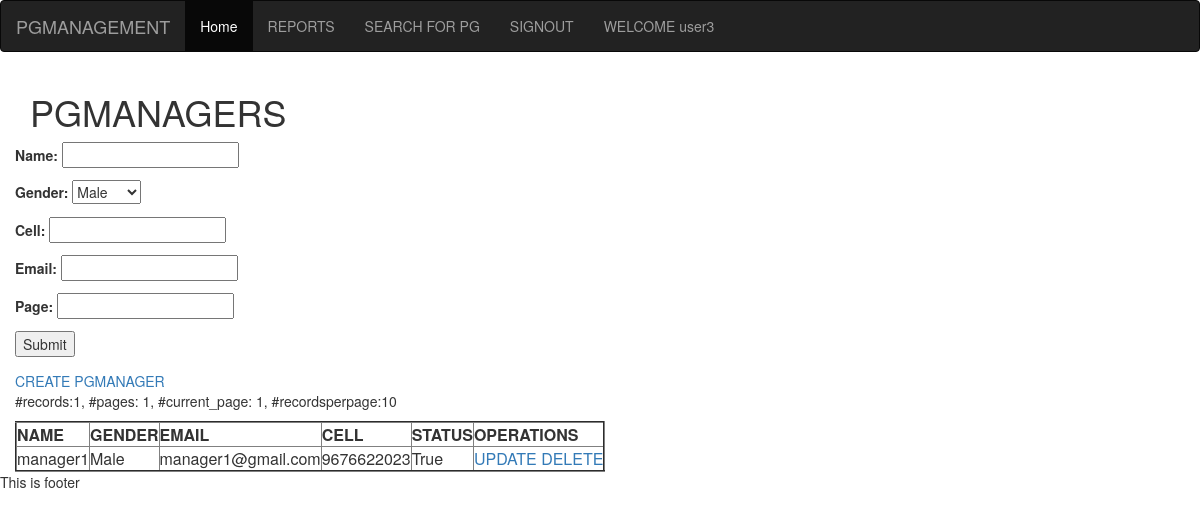
/pgmanagers/ (signed in), run on an earlier commit of the app's database.
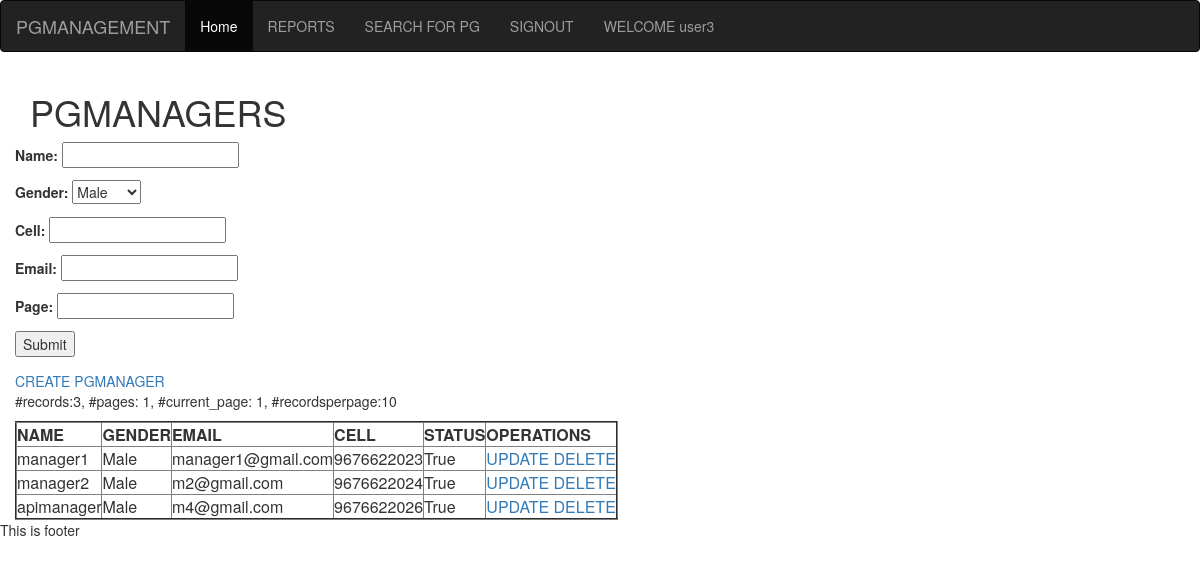
And on a later commit of the database.
### pgmanager/models.py (models this page shows, shortened)
class UserProfile(AbstractUser):
	roles=[('s',"Student"),("p","PGManager")]
	cell = models.CharField(max_length=10)
	role=models.CharField(choices=roles,default="s", max_length=1)

class AbstractPGManager(models.Model):
	name=models.CharField(max_length=60,
		validators=[namevalidation])
	status = models.BooleanField(default=True)
	class Meta:
		abstract=True

class PGManager(AbstractPGManager):
	gender_choices = [('M',"Male"),
						("F","Female")]
	gender=models.CharField(choices=gender_choices,
		max_length=2)
	cell = models.CharField(max_length=14,
		validators=[cellvalidation], unique=True)
	email = models.EmailField(unique=True)

### pgmanager/views.py (the view, shortened to what this page needs)
# urls.py: url(r'^pgmanagers/', pgmanagers_view),
@login_required
def pgmanagers_view(request):
	form = PGManagerSeacrhForm(request.POST)
	search_dict = {"status": True}
	objects=PGManager.objects.filter(**search_dict)
	if "page" in request.POST:
		page_num = request.POST["page"]
		page_num = page_num if page_num else 1
	else:
		page_num=1
	records_per_page=10
	paginator = Paginator(objects,records_per_page)
	page_details = paginator.page(page_num)
	pagination_details = {"records":paginator.count,
	"currentpage":page_num,"recordsperpage":records_per_page,
	"num_page":paginator.num_pages}
	return render(request, "pgmanager/pgmanagers.html",
		{"data":page_details,
		"form":form,
		"page_details":pagination_details})

### pgmanager/forms.py
class PGManagerSeacrhForm(forms.Form):
	name = forms.CharField(max_length=60, required=False)
	gender = forms.ChoiceField(choices=PGManager.gender_choices,
	 required=False)
	cell = forms.CharField(max_length=14, required=False)
	email = forms.EmailField(required=False)
	page = forms.IntegerField(required=False)

### pgmanager/templates/pgmanager/pgmanagers.html (shortened to what this page needs)
{% extends 'pgmanager/base.html'%}
{% block content%}
	<h1>PGMANAGERS</h1>
	<div class="row">
		<form class="form-horizontal" method="post">
			{{form.as_p}}
			<input type="submit" name="">
		</form>
    </div>
    <div class="row">
	<a href="/pgmanager_create/">CREATE PGMANAGER</a>
	<p>#records:{{page_details.records}},
	   #pages: {{ page_details.num_page}},
	   #current_page: {{ page_details.currentpage}},
	   #recordsperpage:{{ page_details.recordsperpage}}
	</p>
		<table border=2>
			<thead>
				<tr>
					<th>NAME</th>
					<th>GENDER</th>
					<th>EMAIL</th>
					<th>CELL</th>
					<th>STATUS</th>
					<th>OPERATIONS</th>
				</tr>
			</thead>
			<tbody>
				{% for row in data %}
				<tr>
					<td>{{ row.name }}</td>
					<td>{{ row.get_gender_display }}</td>
					<td>{{ row.email }}</td>
					<td>{{ row.cell }}</td>
					<td>{{ row.status }}</td>
					<td>
						<a href="/pgmanager_update/{{ row.id }}">UPDATE</a>
						<a href="/pgmanager_delete/{{ row.id }}">DELETE</a>
					</td>
				</tr>
				{% endfor %}
			</tbody>
		</table>
	</div>
{% endblock %}

### pgmanager/templates/pgmanager/base.html (shortened to what this page needs)
<html lang="en">
<head>
  <link rel="stylesheet" href="https://maxcdn.bootstrapcdn.com/bootstrap/3.3.7/css/bootstrap.min.css">
</head>
<body>
	{% block header%}
	<nav class="navbar navbar-inverse">
	  <div class="container-fluid">
	    <div class="navbar-header">
	      <a class="navbar-brand" href="#">PGMANAGEMENT</a>
	    </div>
	    <ul class="nav navbar-nav">
	      <li class="active"><a href="/home/">Home</a></li>
	      <li><a href="#">REPORTS</a></li>
	      <li><a href="#">SEARCH FOR PG</a></li>
	      {% if 'username' in request.session %}
	      	<li><a href="/signout/">SIGNOUT</a></li>
	      	<li> <a href="">WELCOME {{ request.session.username }}</a></li>
	      {% else %}
	      	<li><a href="/register/">REGISTER</a></li>
			<li><a href="/login/">LOGIN</a></li>
	      {% endif %}
	    </ul>
	  </div>
	</nav>
	{% endblock %}
	<div class="container">
	{% block content %}{% endblock %}
	</div>
	{% block footer%}
	<div class="footer">
		<p>This is footer</p>
	</div>
	{% endblock %}
</body>
</html>

What changed in the data, as far as the page shows it:
added PGManager: name "manager2", gender "Male", email "m2@gmail.com", cell "9676622024", status "True"
added PGManager: name "apimanager", gender "Male", email "m4@gmail.com", cell "9676622026", status "True"
Also different on the page:
{{ page_details.records }}: "1" → "3"
